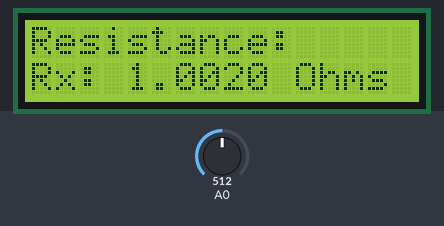
A sketch run on a simulated Arduino Uno, built with avr-gcc and run on an emulated ATmega328P. Shown: 16×2 character LCD. Inputs (shaded band) come from the test bench; at power-on: A0 = 512.

Above: at 1.2 s.
1.3 s: A0 set to 716
At 2.8 s:
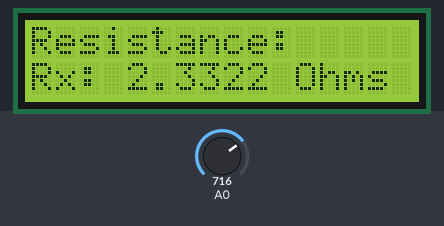
3.6 s: A0 set to 900
At 5.3 s:
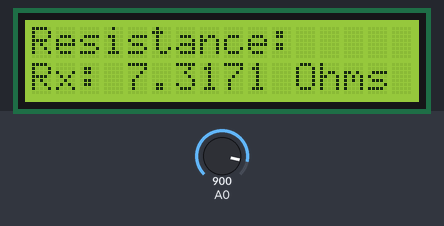
5.6 s: A0 set to 1023
At 7.3 s:
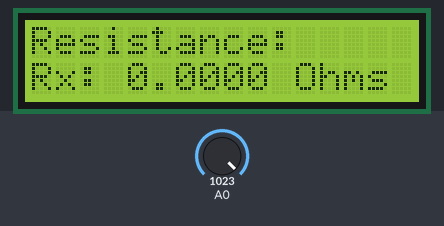
Timing chart, 0 to 8.8 s (numbered marks = the images above; inputs shaded):
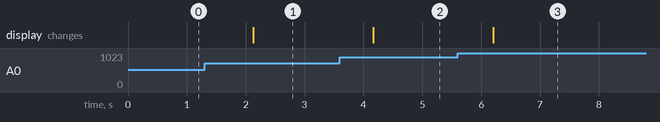

The sketch:

1mohm_1kohm1.ino
```cpp
#include <Wire.h>
#include <Adafruit_LiquidCrystal.h>

Adafruit_LiquidCrystal lcd(0);

const float Rs = 1.0;

void setup() {
  lcd.begin(16, 2);
  lcd.setBacklight(1);
  lcd.setCursor(0, 0);
  lcd.print("Resistance:");
}

void loop() {
  float vJunction = analogRead(A0) * (5.0 / 1023.0);
  float vRx = vJunction;
  float vRs = 5.0 - vJunction;

  float current = vRs / Rs;
  float Rx = (current > 0) ? vRx / current : 0;

  lcd.setCursor(0, 1);
  lcd.print("Rx: ");
  lcd.print(Rx, 4);
  lcd.print(" Ohms   ");

  delay(1000);
}
```

Measured:
- after the input at 1.3 s, the display: changes after 0.83 s (image 1)
- after the input at 3.6 s, the display: changes after 0.57 s (image 2)
- after the input at 5.6 s, the display: changes after 0.60 s (image 3)
